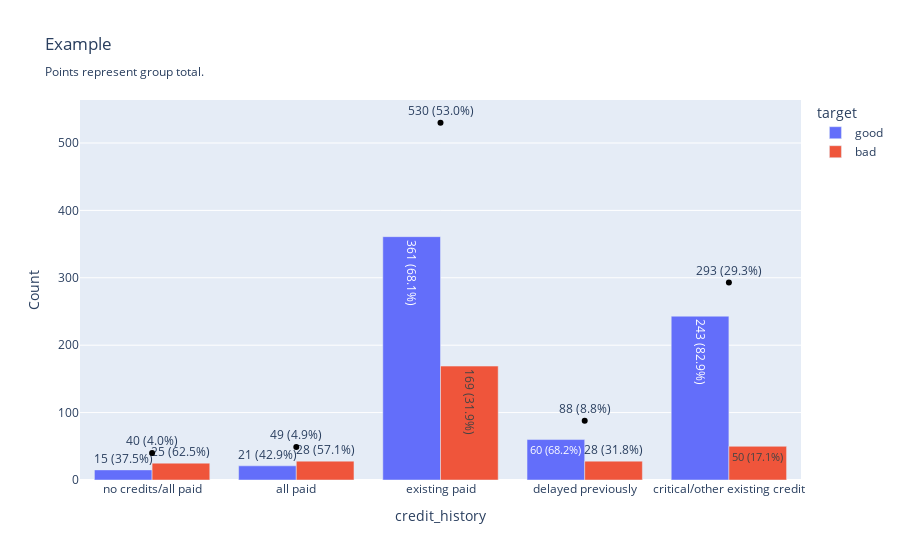

Notebook code for this chart:
### Markdown cell above
---

### Code cell
from helpsk.string import format_number

x_var = 'credit_history'
color_var = 'target'
y_var = 'Count'

df = credit_data.groupby(x_var).size().reset_index().rename(columns={0: y_var})
df['__Text'] = df.apply(lambda x: f"{format_number(x[y_var], places=0)} ({round((x[y_var] / sum(df[y_var]) * 100), 1)}%)", axis=1)

fig = px.scatter(
    df,
    x=x_var,
    y=y_var,
    color=['black']*len(df),
    color_discrete_map="identity",
    text='__Text',
)
fig = fig.update_traces(textposition='top center')

df_2 = credit_data.groupby([x_var, color_var]).size().reset_index().rename(columns={0: y_var})
df_2['__group_total'] = df_2.groupby(x_var)[y_var].transform(sum)
df_2['__Text'] = df_2.apply(lambda x: f"{format_number(x[y_var], places=0)} ({round((x[y_var] / x['__group_total'] * 100), 1)}%)", axis=1)

fig2 = px.bar(
    df_2,
    x=x_var,
    y=y_var,
    color=color_var,
    barmode='group',
    text='__Text',
    title="Example<br><sub>Points represent group total.</sub>",
)
fig2.update_traces(textposition="auto")
fig2.add_trace(fig.data[0])
fig2

### Figure 1 — Plotly figure (JSON) as saved in the notebook; plotly's stock layout.template omitted (floating-point values rounded to 4 significant figures)
{"data": [{"alignmentgroup": "True", "hovertemplate": "target=good<br>credit_history=%{x}<br>Count=%{y}<br>__Text=%{text}<extra></extra>", "legendgroup": "good", "marker": {"color": "#636efa", "pattern": {"shape": ""}}, "name": "good", "offsetgroup": "good", "orientation": "v", "showlegend": true, "text": ["15 (37.5%)", "21 (42.9%)", "361 (68.1%)", "60 (68.2%)", "243 (82.9%)"], "textposition": "auto", "type": "bar", "x": ["no credits/all paid", "all paid", "existing paid", "delayed previously", "critical/other existing credit"], "xaxis": "x", "y": [15, 21, 361, 60, 243], "yaxis": "y"}, {"alignmentgroup": "True", "hovertemplate": "target=bad<br>credit_history=%{x}<br>Count=%{y}<br>__Text=%{text}<extra></extra>", "legendgroup": "bad", "marker": {"color": "#EF553B", "pattern": {"shape": ""}}, "name": "bad", "offsetgroup": "bad", "orientation": "v", "showlegend": true, "text": ["25 (62.5%)", "28 (57.1%)", "169 (31.9%)", "28 (31.8%)", "50 (17.1%)"], "textposition": "auto", "type": "bar", "x": ["no credits/all paid", "all paid", "existing paid", "delayed previously", "critical/other existing credit"], "xaxis": "x", "y": [25, 28, 169, 28, 50], "yaxis": "y"}, {"hovertemplate": "credit_history=%{x}<br>Count=%{y}<br>__Text=%{text}<extra></extra>", "legendgroup": "", "marker": {"color": "black", "symbol": "circle"}, "mode": "markers+text", "name": "", "orientation": "v", "showlegend": false, "text": ["40 (4.0%)", "49 (4.9%)", "530 (53.0%)", "88 (8.8%)", "293 (29.3%)"], "textposition": "top center", "type": "scatter", "x": ["no credits/all paid", "all paid", "existing paid", "delayed previously", "critical/other existing credit"], "xaxis": "x", "y": [40, 49, 530, 88, 293], "yaxis": "y"}], "layout": {"barmode": "group", "legend": {"title": {"text": "target"}, "tracegroupgap": 0}, "title": {"text": "Example<br><sub>Points represent group total.</sub>"}, "xaxis": {"anchor": "y", "domain": [0, 1], "title": {"text": "credit_history"}}, "yaxis": {"anchor": "x", "domain": [0, 1], "title": {"text": "Count"}}}}
